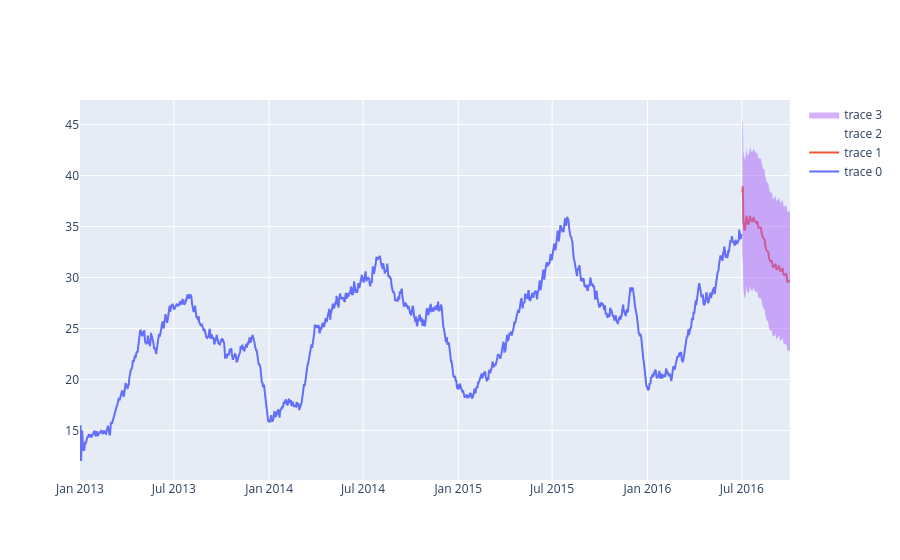

This figure's notebook cell:
### Code cell
import plotly.io as pio

# Assuming df_data_train and forecast_prophet are your dataframes
# Calculate the rolling average for the actual sales data
df_data_train["sales_trend"] = df_data_train["sales"].rolling(window=30, min_periods=1).mean()
forecast_prophet["yhat_trend"] = forecast_prophet["yhat"].rolling(window=30, min_periods=1).mean()
forecast_prophet["yhat_upper_trend"] = forecast_prophet["yhat_upper"].rolling(window=30, min_periods=1).mean()
forecast_prophet["yhat_lower_trend"] = forecast_prophet["yhat_lower"].rolling(window=30, min_periods=1).mean()

# Create a subplot
fig = make_subplots(rows=1, cols=1, shared_xaxes=True)

# Add the actual sales data (rolling average trend)
fig.add_trace(
    go.Scatter(
        x=df_data_train["date"],
        y=df_data_train["sales_trend"],
        name="Actual Sales (Trend)",
        mode="lines",
    )
)

# Add the forecasted sales data
fig.add_trace(
    go.Scatter(
        x=forecast_prophet.ds,
        y=forecast_prophet.yhat_trend,
        name="Forecast",
        mode="lines",
    )
)

# Add the upper bound of the forecast
fig.add_trace(
    go.Scatter(
        x=forecast_prophet.ds,
        y=forecast_prophet.yhat_upper_trend,
        name="Upper Bound",
        mode="lines",
        line=dict(width=0),
    )
)

# Add the lower bound of the forecast
fig.add_trace(
    go.Scatter(
        x=forecast_prophet.ds,
        y=forecast_prophet.yhat_lower_trend,
        # name="Lower Bound",
        mode="lines",
        line=dict(width=0),
        fill="tonexty",
    )
)


# Show the plot
fig.show()
svg_file_path = "forecast_plot.svg"
pio.write_image(fig, file=svg_file_path, format="svg", engine="kaleido")
